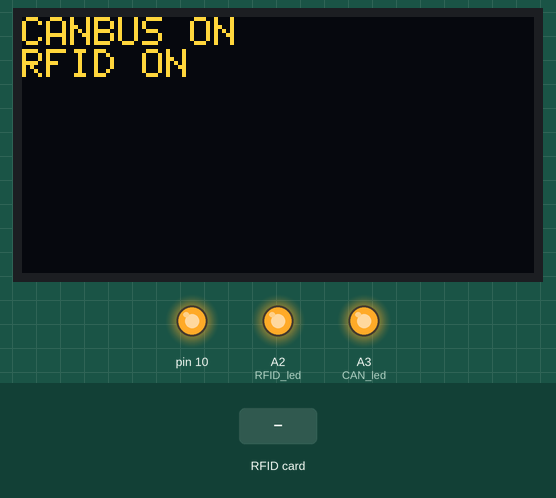
The sketch below on a simulated Arduino Uno, built with avr-gcc and run on an emulated ATmega328P. Parts: 128×64 one-colour display, output pins drawn as LEDs (lit = HIGH). The test bench sets the inputs (shaded band). The OLED is the two-colour kind (top 16 rows yellow); what the sketch prints to the serial monitor is not drawn.

Above: at 2.2 s.
At 5.3 s:
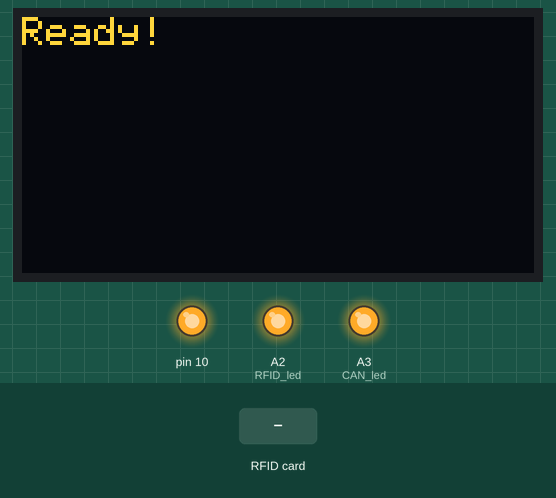
5.4 s: RFID card 5E 7A 19 C4 held to the reader
At 5.5 s:
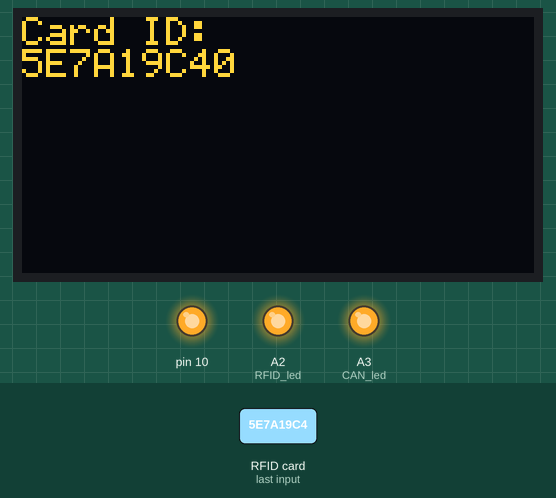
At 6.0 s:
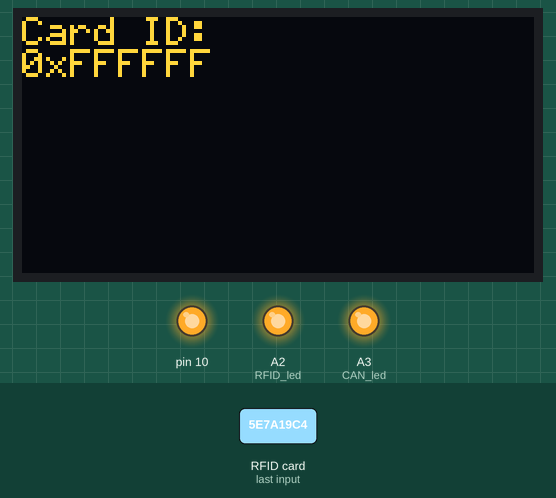
Timing chart, 0 to 8.4 s (numbered marks = the images above; inputs shaded):
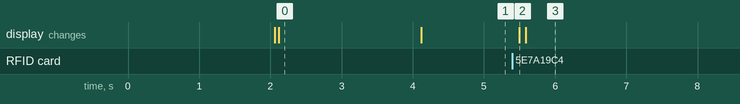

Measured:
- after the input at 5.4 s, the display: changes after 0.10 s (image 2)
- what the display in image 0 shows lasts 2.0 s, from 2.1 s to 4.1 s

The sketch:

Slave.ino
```cpp
#include <SPI.h>
#include <MFRC522.h>
#include <CAN.h>
#include <Wire.h>
#include <SSD1306AsciiWire.h>


String device_name = "N4";

int card_call = 0xA4;
int beat_call = 0xB4;

int device_name_len = device_name.length();

// Define OLED display I2C adress and library variable
// Adress can be 0x3C or 0x3D
#define I2C_ADDRESS 0x3C
SSD1306AsciiWire lcd;

// Define RFID pins and library variable
#define RST_PIN         9
#define SS_PIN          8
MFRC522 mfrc522(SS_PIN, RST_PIN);

// Define CAN module pins
#define CAN_CS_PIN 7 // CAN
#define CAN_INT_PIN 3 //CAN

// Variables for switching state of RFID(when RFID reads card card_state = 1, otherwise card_state = 0)
bool card_state = 0;
bool last_state = 0;
bool read_card;
String no_card_str = "0xFFFFFF";

// Pins for LEDs
int RFID_led = A2;
int CAN_led = A3;

// Variables for counting time
unsigned long interval = 10000;
unsigned long previous_millis = 0;

// void setup() runs only once, it initialize all physical modules and check their state
void setup() {

  // Begin serial monitor for debugging
  Serial.begin(9600);

  // Init SPI bus and MFRC522
	Wire.begin();
  Wire.setClock(400000L);
  SPI.begin();
	mfrc522.PCD_Init();

  // Init OLED
  lcd.begin(&Adafruit128x64, I2C_ADDRESS);
  lcd.setFont(System5x7);
  lcd.setCursor(0,0);
  lcd.print("Connecting");
  delay(2000);

  // set led pins as OUTPUT
  pinMode(RFID_led, OUTPUT);
  pinMode(CAN_led, OUTPUT);

  // Init CAN
  CAN.setPins(CAN_CS_PIN);
  Serial.println("Starting CAN Bus...");
  // start the CAN bus at 500 kbps
  while (true) {
    if (!CAN.begin(500E3)){
      Serial.println("Starting CAN failed!");
      delay(2000);
    }
    else {
    lcd.clear();
    Serial.println("Starting CAN bus is succesfull!");
    analogWrite(CAN_led, 255);
    lcd.setCursor(0,0);
    lcd.print("CANBUS ON");
    break;
    }
  }

  // return True when mfrc522.PICC_IsNewCardPresent() and False when !mfrc522.PICC_IsNewCardPresent()
  // this statement check if reader is working
  if (mfrc522.PICC_IsNewCardPresent() || !mfrc522.PICC_IsNewCardPresent()) {
    analogWrite(RFID_led, 255);
    Serial.println("RFID ready");
    lcd.setCursor(0,1);
    lcd.print("RFID ON");
  }
  else {
    Serial.println("RFID not working!");
    lcd.setCursor(0,1);
    lcd.print("RFID not working!");
  }

  // End of Setup, device is ready
  delay(2000);
  lcd.clear();
  lcd.clear();
  lcd.setCursor(0, 0);
  lcd.print("Ready!");
}

void loop() {

// Device reads card ID once, working like toggle switch.
// Save card ID to variable card_id, send it through CAN bus and write out card_id on OLED display

// Loop variables
// Step 1. Reading
// Step 2. Heartbeat
// Step 3. Troubleshoot

//  Loop variables
read_card = mfrc522.PICC_IsNewCardPresent(); // No card = 0(False), card = 1(True)
String card_id;


  // Step 1.

  if (CAN.begin(500E3) == true) {
    // Check if CAN bus work properly and light up LED
    //analogWrite(CAN_led, 255);
    if (read_card) {
      if (mfrc522.PICC_ReadCardSerial()){
      // Read card ID and save it to card_id variable
      for (byte i = 0; i <= mfrc522.uid.size; i++) {
        card_id += String(mfrc522.uid.uidByte[i], HEX);
        card_id.toUpperCase();
        card_state = mfrc522.PICC_ReadCardSerial();
        }
      }

    if (read_card > last_state) {
      Serial.println("Card in!");
      Serial.println(card_id);
      CAN.beginPacket(card_call);
      for (int bytes_num = 0; bytes_num <= 7; bytes_num++){
        CAN.write(card_id[bytes_num]);
        lcd.clear();
        lcd.setCursor(0, 0);
        lcd.print("Card ID:");
        lcd.setCursor(0, 1);
        lcd.print(card_id);
        }
      CAN.endPacket();
      }
    }

    if (read_card < last_state) {
      Serial.println("No card!");
      Serial.println(no_card_str);
      CAN.beginPacket(card_call);
      for (int bytes_num = 0; bytes_num <= 7; bytes_num++) {
        CAN.write(no_card_str[bytes_num]);
        lcd.clear();
        lcd.setCursor(0, 0);
        lcd.print("Card ID:");
        lcd.setCursor(0, 1);
        lcd.print(no_card_str);
      }
      CAN.endPacket();
    }

    last_state = read_card;
    mfrc522.PICC_HaltA();
    }

    else {
     analogWrite(CAN_led, 0);
    }

    // End of Step 1

    // Step 2

    // Slave device send "hearbteat" to master every 10seconds

    unsigned long current_millis = millis();

    if ((unsigned long)(current_millis - previous_millis) >= interval){
      // Serial.println("hb");
      CAN.beginPacket(beat_call);
      for (int i = 0; i < device_name_len; i++) {
        CAN.write(device_name[i]);
      //  Serial.print(device_name[i]);
      }
      Serial.println("");
      CAN.endPacket();
      previous_millis = current_millis;
    }

    // End of Step 2

    // Step 3

    // Troubleshoot messages when is RFID or CAN module disconnected

    while (!CAN.begin(500E3)){
      analogWrite(CAN_led, 0);
      lcd.clear();
      lcd.setCursor(0, 0);
      lcd.print("CAN Disconn.!");
      delay(1000);
      if (CAN.begin(500E3)){
        analogWrite(CAN_led, 255);
        lcd.clear();
        lcd.setCursor(0, 0);
        lcd.print("Ready!");
        break;
      }
    }

    while (mfrc522.PCD_PerformSelfTest() == false)  {
      analogWrite(RFID_led, 0);
      lcd.clear();
      lcd.setCursor(0, 0);
      lcd.print("RFID Disconn.!");
      delay(1000);
      if (mfrc522.PCD_PerformSelfTest() == true) {
        analogWrite(RFID_led, 255);
        lcd.clear();
        lcd.setCursor(0, 0);
        lcd.print("Ready!");
        break;
      }
    }
  }
```
